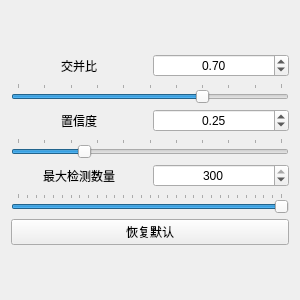
<?xml version="1.0" encoding="UTF-8"?>
<ui version="4.0">
 <class>Form</class>
 <widget class="QWidget" name="Form">
  <property name="geometry">
   <rect>
    <x>0</x>
    <y>0</y>
    <width>300</width>
    <height>300</height>
   </rect>
  </property>
  <property name="windowTitle">
   <string>Form</string>
  </property>
  <layout class="QVBoxLayout" name="verticalLayout">
   <item>
    <layout class="QGridLayout" name="gridLayout">
     <item row="2" column="1">
      <widget class="DoubleSpinBox" name="confSpinBox">
       <property name="alignment">
        <set>Qt::AlignCenter</set>
       </property>
       <property name="maximum">
        <double>1.000000000000000</double>
       </property>
       <property name="singleStep">
        <double>0.010000000000000</double>
       </property>
       <property name="stepType">
        <enum>QAbstractSpinBox::DefaultStepType</enum>
       </property>
       <property name="value">
        <double>0.250000000000000</double>
       </property>
      </widget>
     </item>
     <item row="4" column="1">
      <widget class="SpinBox" name="numSpinBox">
       <property name="alignment">
        <set>Qt::AlignCenter</set>
       </property>
       <property name="maximum">
        <number>300</number>
       </property>
       <property name="value">
        <number>300</number>
       </property>
      </widget>
     </item>
     <item row="6" column="0" colspan="2">
      <widget class="QPushButton" name="resetOldSettingButton">
       <property name="text">
        <string>恢复默认</string>
       </property>
      </widget>
     </item>
     <item row="2" column="0">
      <widget class="QLabel" name="confLabel">
       <property name="text">
        <string>置信度</string>
       </property>
       <property name="alignment">
        <set>Qt::AlignCenter</set>
       </property>
      </widget>
     </item>
     <item row="0" column="0">
      <widget class="QLabel" name="iouLabel">
       <property name="text">
        <string>交并比</string>
       </property>
       <property name="alignment">
        <set>Qt::AlignCenter</set>
       </property>
      </widget>
     </item>
     <item row="3" column="0" colspan="2">
      <widget class="Slider" name="confSlider">
       <property name="maximum">
        <number>100</number>
       </property>
       <property name="value">
        <number>25</number>
       </property>
       <property name="orientation">
        <enum>Qt::Horizontal</enum>
       </property>
       <property name="tickPosition">
        <enum>QSlider::TicksAbove</enum>
       </property>
       <property name="tickInterval">
        <number>10</number>
       </property>
      </widget>
     </item>
     <item row="4" column="0">
      <widget class="QLabel" name="numLabel">
       <property name="text">
        <string>最大检测数量</string>
       </property>
       <property name="alignment">
        <set>Qt::AlignCenter</set>
       </property>
      </widget>
     </item>
     <item row="1" column="0" colspan="2">
      <widget class="Slider" name="iouSlider">
       <property name="maximum">
        <number>100</number>
       </property>
       <property name="value">
        <number>70</number>
       </property>
       <property name="orientation">
        <enum>Qt::Horizontal</enum>
       </property>
       <property name="tickPosition">
        <enum>QSlider::TicksAbove</enum>
       </property>
       <property name="tickInterval">
        <number>10</number>
       </property>
      </widget>
     </item>
     <item row="0" column="1">
      <widget class="DoubleSpinBox" name="iouSpinBox">
       <property name="alignment">
        <set>Qt::AlignCenter</set>
       </property>
       <property name="maximum">
        <double>1.000000000000000</double>
       </property>
       <property name="singleStep">
        <double>0.010000000000000</double>
       </property>
       <property name="stepType">
        <enum>QAbstractSpinBox::DefaultStepType</enum>
       </property>
       <property name="value">
        <double>0.700000000000000</double>
       </property>
      </widget>
     </item>
     <item row="5" column="0" colspan="2">
      <widget class="Slider" name="numSlider">
       <property name="maximum">
        <number>300</number>
       </property>
       <property name="value">
        <number>300</number>
       </property>
       <property name="orientation">
        <enum>Qt::Horizontal</enum>
       </property>
       <property name="tickPosition">
        <enum>QSlider::TicksAbove</enum>
       </property>
       <property name="tickInterval">
        <number>10</number>
       </property>
      </widget>
     </item>
    </layout>
   </item>
  </layout>
 </widget>
 <customwidgets>
  <customwidget>
   <class>Slider</class>
   <extends>QSlider</extends>
   <header>qfluentwidgets</header>
  </customwidget>
  <customwidget>
   <class>DoubleSpinBox</class>
   <extends>QDoubleSpinBox</extends>
   <header>qfluentwidgets</header>
  </customwidget>
  <customwidget>
   <class>SpinBox</class>
   <extends>QSpinBox</extends>
   <header>qfluentwidgets</header>
  </customwidget>
 </customwidgets>
 <resources/>
 <connections/>
</ui>
